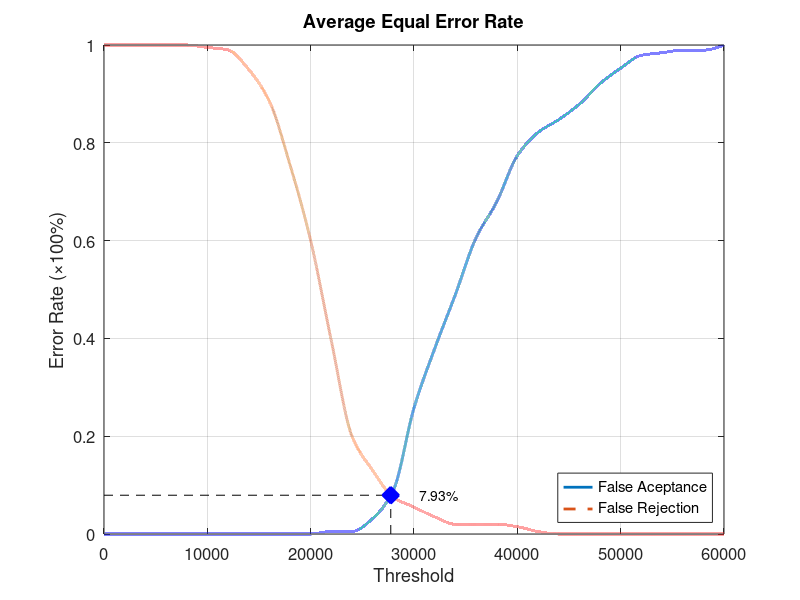
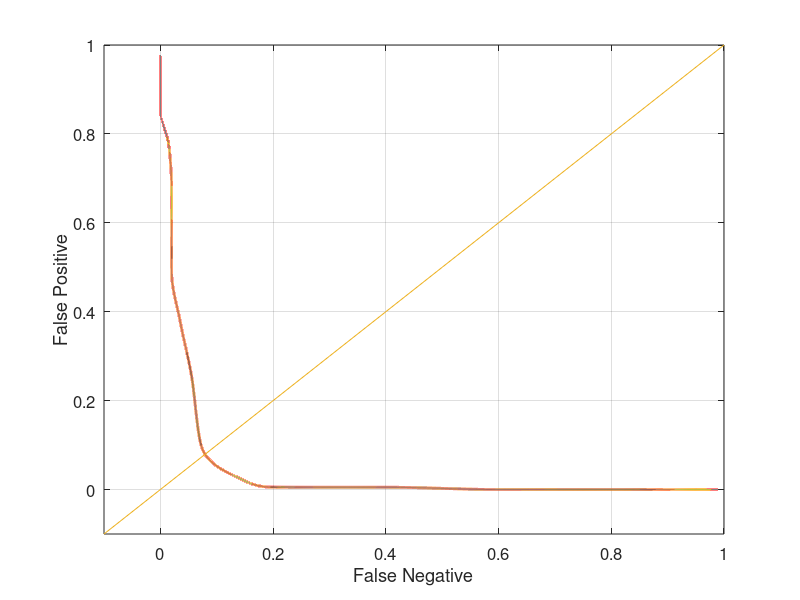

The MATLAB source for these figures, in order:
function yEER = Database4_1
close all;
clear;
clc;
x = 0:2000:60000;
xq = 0:0.5:60000;

y0 = [0 0 0 0 0 0 0 0 0 0 0 0.00526316 0.00526316 0.0315789 0.0894737 0.257895 0.378947 0.489474 0.605263 0.678947 0.773684 0.821053 0.847368 0.878947 0.921053 0.952632 0.978947 0.984211 0.989474 0.989474 1];
yy0 = interp1(x, y0, xq, 'pchip');
y1 = [1 1 1 1 1 0.995 0.99 0.95 0.885 0.755 0.6 0.395 0.2 0.13 0.075 0.055 0.035 0.02 0.02 0.02 0.015 0.005 0 0 0 0 0 0 0 0 0];
yy1 = interp1(x, y1, xq, 'pchip');

% Calculating EER: 
y2 = abs(y0 - y1);
find(y2 == min(y2))
yy2 = abs(yy0 - yy1);
xEER = find(yy2 == min(yy2));
xEERIndex = xq(xEER) % X-axis EER
yEER = yy0(xEER) % Y-axis EER

main = figure
plot(xq, yy0,'-','LineWidth', 2);	hold on
plot(xq, yy1,'--','LineWidth', 2);	hold on
plot([xEERIndex xEERIndex], [0 yEER], 'k--');	hold on
plot([0 xEERIndex], [yEER yEER], 'k--');	hold on
plot(xEERIndex, yEER, 'bx', 'LineWidth', 10);	hold on
text(xEERIndex + 10 * xEERIndex / 100, yEER, [num2str(round((10000 * yEER)) / 100) '%'])
legend('False Aceptance', 'False Rejection', 'Location', 'SouthEast')
xlabel('Threshold')
ylabel('Error Rate (\times100%)')
title('Average Equal Error Rate')
set(gca, 'FontSize', 12)
axis([0 60000 0 1])
grid on

print(main, 'Database4_1Main', '-dpng');
FNRxFPR = figure('Color', [1 1 1]);
plot(yy1, yy0, '-', yy1, yy0, 'LineWidth', 2);
hold on
y = -0.1:0.1:1
plot(y, y); 
set(gca, 'FontSize', 12)
xlabel('False Negative')
ylabel('False Positive')
axis([-0.1 1 -0.1 1])
set(gca, 'FontSize', 12)
grid on

print(FNRxFPR, 'Database4_1FNRxFPR','-dpng');
end
